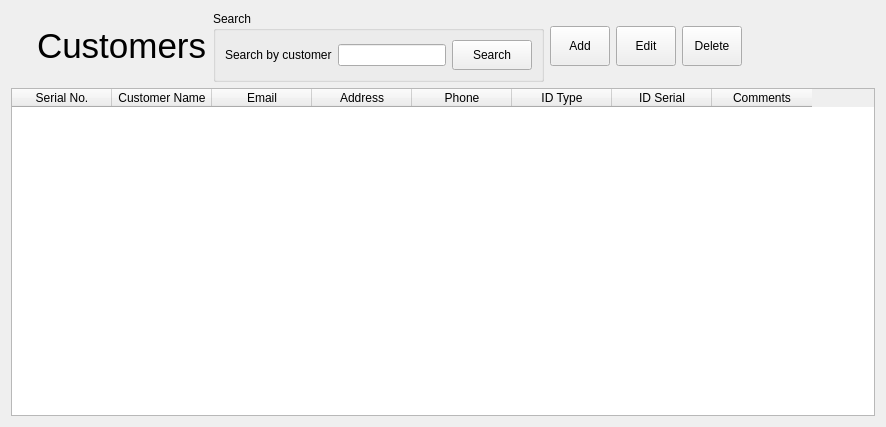
<?xml version="1.0" encoding="UTF-8"?>
<ui version="4.0">
 <class>Customers</class>
 <widget class="QWidget" name="Customers">
  <property name="geometry">
   <rect>
    <x>0</x>
    <y>0</y>
    <width>886</width>
    <height>427</height>
   </rect>
  </property>
  <property name="windowTitle">
   <string>Form</string>
  </property>
  <layout class="QVBoxLayout" name="verticalLayout">
   <item>
    <layout class="QGridLayout" name="gridLayout_2">
     <item row="0" column="0">
      <widget class="QLabel" name="label">
       <property name="sizePolicy">
        <sizepolicy hsizetype="Fixed" vsizetype="Fixed">
         <horstretch>0</horstretch>
         <verstretch>0</verstretch>
        </sizepolicy>
       </property>
       <property name="minimumSize">
        <size>
         <width>20</width>
         <height>20</height>
        </size>
       </property>
       <property name="text">
        <string/>
       </property>
       <property name="pixmap">
        <pixmap resource="bill_master_resources.qrc">:/icons/icons/small_user_icon.png</pixmap>
       </property>
       <property name="scaledContents">
        <bool>true</bool>
       </property>
      </widget>
     </item>
     <item row="0" column="1">
      <widget class="QLabel" name="label_2">
       <property name="sizePolicy">
        <sizepolicy hsizetype="Fixed" vsizetype="Fixed">
         <horstretch>0</horstretch>
         <verstretch>0</verstretch>
        </sizepolicy>
       </property>
       <property name="font">
        <font>
         <pointsize>26</pointsize>
        </font>
       </property>
       <property name="text">
        <string>Customers</string>
       </property>
      </widget>
     </item>
     <item row="0" column="2">
      <widget class="QGroupBox" name="groupBox">
       <property name="sizePolicy">
        <sizepolicy hsizetype="Fixed" vsizetype="Fixed">
         <horstretch>0</horstretch>
         <verstretch>0</verstretch>
        </sizepolicy>
       </property>
       <property name="minimumSize">
        <size>
         <width>300</width>
         <height>50</height>
        </size>
       </property>
       <property name="title">
        <string>Search</string>
       </property>
       <layout class="QVBoxLayout" name="verticalLayout_2">
        <item>
         <layout class="QGridLayout" name="gridLayout">
          <item row="0" column="0">
           <widget class="QLabel" name="label_3">
            <property name="text">
             <string>Search by customer</string>
            </property>
           </widget>
          </item>
          <item row="0" column="1">
           <widget class="QLineEdit" name="customerName"/>
          </item>
          <item row="0" column="2">
           <widget class="QPushButton" name="searchBtn">
            <property name="minimumSize">
             <size>
              <width>0</width>
              <height>30</height>
             </size>
            </property>
            <property name="text">
             <string>Search</string>
            </property>
            <property name="icon">
             <iconset resource="bill_master_resources.qrc">
              <normaloff>:/icons/icons/1434133405_search-icon-tm.png</normaloff>:/icons/icons/1434133405_search-icon-tm.png</iconset>
            </property>
           </widget>
          </item>
         </layout>
        </item>
       </layout>
      </widget>
     </item>
     <item row="0" column="3">
      <widget class="QToolButton" name="addCustomer">
       <property name="sizePolicy">
        <sizepolicy hsizetype="Fixed" vsizetype="Fixed">
         <horstretch>0</horstretch>
         <verstretch>0</verstretch>
        </sizepolicy>
       </property>
       <property name="minimumSize">
        <size>
         <width>60</width>
         <height>40</height>
        </size>
       </property>
       <property name="text">
        <string>Add</string>
       </property>
       <property name="icon">
        <iconset resource="bill_master_resources.qrc">
         <normaloff>:/icons/icons/1428360733_user_add.png</normaloff>:/icons/icons/1428360733_user_add.png</iconset>
       </property>
       <property name="toolButtonStyle">
        <enum>Qt::ToolButtonTextUnderIcon</enum>
       </property>
      </widget>
     </item>
     <item row="0" column="4">
      <widget class="QToolButton" name="editCustomer">
       <property name="sizePolicy">
        <sizepolicy hsizetype="Fixed" vsizetype="Fixed">
         <horstretch>0</horstretch>
         <verstretch>0</verstretch>
        </sizepolicy>
       </property>
       <property name="minimumSize">
        <size>
         <width>60</width>
         <height>40</height>
        </size>
       </property>
       <property name="text">
        <string>Edit</string>
       </property>
       <property name="icon">
        <iconset resource="bill_master_resources.qrc">
         <normaloff>:/icons/icons/1428360743_file_edit.png</normaloff>:/icons/icons/1428360743_file_edit.png</iconset>
       </property>
       <property name="toolButtonStyle">
        <enum>Qt::ToolButtonTextUnderIcon</enum>
       </property>
      </widget>
     </item>
     <item row="0" column="5">
      <widget class="QToolButton" name="deleteCustomer">
       <property name="sizePolicy">
        <sizepolicy hsizetype="Fixed" vsizetype="Fixed">
         <horstretch>0</horstretch>
         <verstretch>0</verstretch>
        </sizepolicy>
       </property>
       <property name="minimumSize">
        <size>
         <width>60</width>
         <height>40</height>
        </size>
       </property>
       <property name="text">
        <string>Delete</string>
       </property>
       <property name="icon">
        <iconset resource="bill_master_resources.qrc">
         <normaloff>:/icons/icons/1428360740_user_delete.png</normaloff>:/icons/icons/1428360740_user_delete.png</iconset>
       </property>
       <property name="toolButtonStyle">
        <enum>Qt::ToolButtonTextUnderIcon</enum>
       </property>
      </widget>
     </item>
     <item row="0" column="6">
      <spacer name="horizontalSpacer">
       <property name="orientation">
        <enum>Qt::Horizontal</enum>
       </property>
       <property name="sizeHint" stdset="0">
        <size>
         <width>40</width>
         <height>20</height>
        </size>
       </property>
      </spacer>
     </item>
    </layout>
   </item>
   <item>
    <widget class="QTableWidget" name="customersDetailsTable">
     <property name="autoFillBackground">
      <bool>false</bool>
     </property>
     <property name="editTriggers">
      <set>QAbstractItemView::NoEditTriggers</set>
     </property>
     <property name="alternatingRowColors">
      <bool>true</bool>
     </property>
     <property name="selectionMode">
      <enum>QAbstractItemView::SingleSelection</enum>
     </property>
     <property name="selectionBehavior">
      <enum>QAbstractItemView::SelectRows</enum>
     </property>
     <column>
      <property name="text">
       <string>Serial No.</string>
      </property>
     </column>
     <column>
      <property name="text">
       <string>Customer Name</string>
      </property>
     </column>
     <column>
      <property name="text">
       <string>Email</string>
      </property>
     </column>
     <column>
      <property name="text">
       <string>Address</string>
      </property>
     </column>
     <column>
      <property name="text">
       <string>Phone</string>
      </property>
     </column>
     <column>
      <property name="text">
       <string>ID Type</string>
      </property>
     </column>
     <column>
      <property name="text">
       <string>ID Serial</string>
      </property>
     </column>
     <column>
      <property name="text">
       <string>Comments</string>
      </property>
     </column>
    </widget>
   </item>
  </layout>
 </widget>
 <resources>
  <include location="bill_master_resources.qrc"/>
 </resources>
 <connections/>
</ui>
